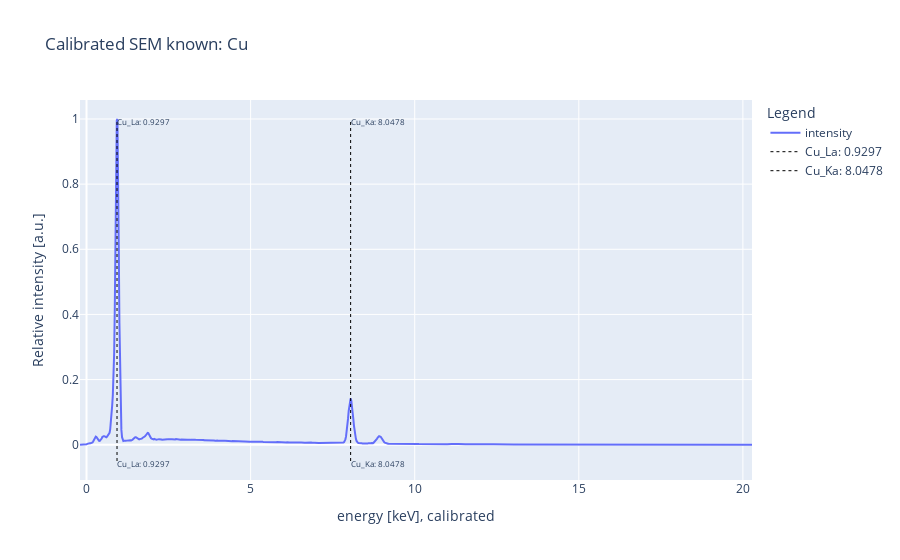

Source (notebook cell):
### Code cell
# plotting the calibrated data

fig_calib = plotly_plot(
    x=s["kev_calibrated"],
    y_named=[s["intensity"], "intensity"],
    vlines=s["peaks_keV"],
    vlines_name=s["peaks_names"],
    title=f"Calibrated {s['name']}",
    xaxis_title="energy [keV], calibrated",
)

fig_calib.show()

### Figure 1 — Plotly figure (JSON) as saved in the notebook; plotly's stock layout.template omitted (floating-point values rounded to 4 significant figures; data arrays with more than 128 entries replaced by an {"elided": "..."} marker saying what was removed)
{"data": [{"mode": "lines", "name": "intensity", "textfont": {"size": 8}, "type": "scatter", "x": {"elided": "1024 float values"}, "y": {"elided": "1024 float values"}}, {"line": {"dash": "dot", "width": 1}, "marker": {"color": "black"}, "mode": "lines+text", "name": "Cu_La: 0.9297", "text": ["Cu_La: 0.9297", "Cu_La: 0.9297"], "textfont": {"size": 8}, "textposition": "bottom right", "type": "scatter", "x": [0.9297, 0.9297], "y": [-0.05, 1]}, {"line": {"dash": "dot", "width": 1}, "marker": {"color": "black"}, "mode": "lines+text", "name": "Cu_Ka: 8.0478", "text": ["Cu_Ka: 8.0478", "Cu_Ka: 8.0478"], "textfont": {"size": 8}, "textposition": "bottom right", "type": "scatter", "x": [8.048, 8.048], "y": [-0.05, 1]}], "layout": {"legend": {"title": {"text": "Legend"}}, "title": {"text": "Calibrated SEM known: Cu"}, "xaxis": {"title": {"text": "energy [keV], calibrated"}}, "yaxis": {"title": {"text": "Relative intensity [a.u.]"}}}}
